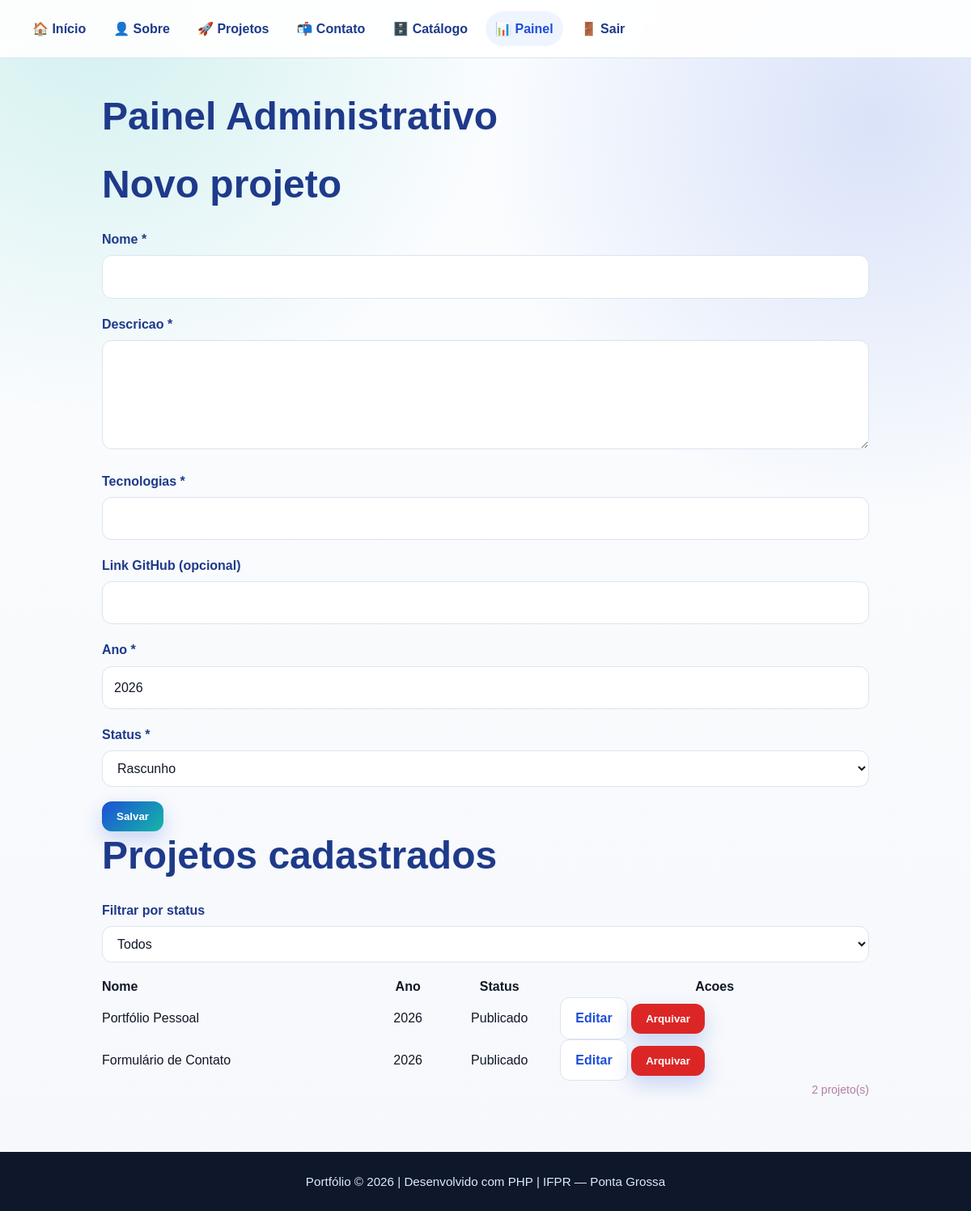
The page /admin.php (signed in) on the database its author committed.
### tables this page shows
CREATE TABLE projetos (
    id            INT UNSIGNED  NOT NULL AUTO_INCREMENT,
    nome          VARCHAR(120)  NOT NULL,
    descricao     TEXT          NOT NULL,
    tecnologias   VARCHAR(200)  NOT NULL,
    link_github   VARCHAR(300)      NULL DEFAULT NULL,
    ano           YEAR          NOT NULL,
    status        ENUM('rascunho','publicado','arquivado')
                                NOT NULL DEFAULT 'rascunho',
    criado_em     DATETIME      NOT NULL DEFAULT CURRENT_TIMESTAMP,
    atualizado_em DATETIME          NULL DEFAULT NULL
                                ON UPDATE CURRENT_TIMESTAMP,
    PRIMARY KEY (id)
);

### admin.php (the view, shortened to what this page needs)
<?php
$pdo = conectar();
$em_edicao = null;
$filtros_validos = ['todos', 'rascunho', 'publicado', 'arquivado'];
$filtro = $_GET['filtro'] ?? 'todos';
if ($filtro === 'todos') {
    $projetos = $pdo->query(
        "SELECT * FROM projetos ORDER BY criado_em DESC"
    )->fetchAll();
} else {
    $stmt = $pdo->prepare(
        "SELECT * FROM projetos WHERE status = :s ORDER BY criado_em DESC"
    );
    $stmt->execute([':s' => $filtro]);
    $projetos = $stmt->fetchAll();
}
?>
<!DOCTYPE html>
<html lang="pt-BR">
<head>
    <?php require_once __DIR__ . '/includes/cabecalho.php'; ?>
</head>
<body>
<main>
    <div class="container">
        <h1 class="titulo-secao">Painel Administrativo</h1>
<h2 class="titulo-secao"><?php echo $em_edicao ? 'Editar projeto' : 'Novo projeto'; ?></h2>
<form action="admin.php" method="post" class="formulario">
    <div class="campo">
        <label class="label-campo">Nome *</label>
        <input type="text" name="nome" class="input-texto"
            value="<?php echo htmlspecialchars($em_edicao['nome'] ?? ''); ?>">
    </div>
    <div class="campo">
        <label class="label-campo">Descricao *</label>
        <textarea name="descricao" class="input-texto" rows="4"><?php echo htmlspecialchars($em_edicao['descricao'] ?? ''); ?></textarea>
    </div>
    <div class="campo">
        <label class="label-campo">Tecnologias *</label>
        <input type="text" name="tecnologias" class="input-texto"
            value="<?php echo htmlspecialchars($em_edicao['tecnologias'] ?? ''); ?>">
    </div>
    <div class="campo">
        <label class="label-campo">Link GitHub (opcional)</label>
        <input type="url" name="link_github" class="input-texto"
            value="<?php echo htmlspecialchars($em_edicao['link_github'] ?? ''); ?>">
    </div>
    <div class="campo">
        <label class="label-campo">Ano *</label>
        <input type="number" name="ano" class="input-texto" min="2000" max="2099"
    value="<?php echo (int) ($em_edicao['ano'] ?? date('Y')); ?>">
</div>
<div class="campo">
    <label class="label-campo">Status *</label>
    <select name="status" class="input-texto">
        <?php $st = $em_edicao['status'] ?? 'rascunho'; ?>
        <?php foreach (['rascunho', 'publicado', 'arquivado'] as $op): ?>
            <option value="<?php echo $op; ?>" <?php echo $op === $st ? 'selected' : ''; ?>>
                <?php echo ucfirst($op); ?>
            </option>
        <?php endforeach; ?>
    </select>
</div>
<div style="display: flex; gap: 12px; margin-top: 8px;">
    <button type="submit" class="btn-primario">Salvar</button>
</div>
</form>
<h2 class="titulo-secao">Projetos cadastrados</h2>
<form action="admin.php" method="get" style="margin-bottom: 16px;">
    <label class="label-campo">Filtrar por status</label>
    <select name="filtro" class="input-texto" onchange="this.form.submit()">
        <?php foreach ($filtros_validos as $op): ?>
            <option value="<?php echo $op; ?>" <?php echo $op === $filtro ? 'selected' : ''; ?>>
                <?php echo ucfirst($op); ?>
            </option>
        <?php endforeach; ?>
    </select>
</form>
<?php if (empty($projetos)): ?>
    <p style="color: #6f80a1;">Nenhum projeto neste filtro.</p>
<?php else: ?>
    <table class="tabela" style="width: 100%; border-collapse: collapse;">
        <thead>
            <tr>
                <th style="text-align: left;">Nome</th>
                <th>Ano</th>
                <th>Status</th>
                <th>Acoes</th>
            </tr>
        </thead>
        <tbody>
            <?php foreach ($projetos as $p): ?>
                <tr>
                    <td><?php echo htmlspecialchars($p['nome']); ?></td>
                    <td style="text-align: center;"><?php echo (int) $p['ano']; ?></td>
                    <td style="text-align: center;"><?php echo ucfirst($p['status']); ?></td>
                    <td>
                        <a href="admin.php?editar=<?php echo (int) $p['id']; ?>"
                            class="btn-secundario">Editar</a>
                        <?php if ($p['status'] !== 'arquivado'): ?>
                            <form action="admin.php" method="post" style="display: inline;"
                                onsubmit="return confirm('Arquivar este projeto?');">
                                <button type="submit" class="btn-perigo">Arquivar</button>
                            </form>
                        <?php endif; ?>
                    </td>
                </tr>
            <?php endforeach; ?>
        </tbody>
    </table>
    <p style="text-align: right; color: #b47ea5; font-size: 14px;">
        <?php echo count($projetos); ?> projeto(s)
    </p>
<?php endif; ?>
</div>
</main>
<?php require_once __DIR__ . '/includes/rodape.php'; ?>
</body>
</html>

### includes/style.css (style rules this page uses)
* { box-sizing: border-box; margin: 0; padding: 0; }
:root { --bg: #f6f8fb; --surface: #ffffff; --surface-soft: #eef5ff; --text: #111827; --muted: #64748b; --primary: #1d4ed8; --primary-dark: #1e3a8a; --accent: #14b8a6; --gold: #f59e0b; --danger: #dc2626; --success: #16a34a; --border: #dbe4f0; --shadow: 0 18px 50px rgba(15, 23, 42, 0.12); }
body { min-height: 100vh; font-family: Arial, Helvetica, sans-serif; background: radial-gradient(circle at 10% 0%, rgba(20, 184, 166, 0.18), transparent 32rem), radial-gradient(circle at 90% 10%, rgba(29, 78, 216, 0.15), transparent 30rem), linear-gradient(180deg, #fbfdff 0%, var(--bg) 100%); color: var(--text); line-height: 1.7; }
.container, main { width: min(980px, calc(100% - 32px)); margin: 42px auto; }
h1, h2, h3, .titulo-secao { color: var(--primary-dark); line-height: 1.25; }
.titulo-secao { margin-bottom: 24px; font-size: clamp(2rem, 5vw, 3rem); }
.formulario { display: block; }
.campo { margin-bottom: 18px; }
.label-campo { display: block; margin-bottom: 6px; color: var(--primary-dark); font-weight: 700; }
.input-texto, input, textarea, select { width: 100%; padding: 12px 14px; border: 1px solid var(--border); border-radius: 12px; background: #ffffff; color: var(--text); font: inherit; outline: none; }
textarea.input-texto { resize: vertical; }
.btn-primario, .btn-secundario, .btn-perigo, button { display: inline-block; border-radius: 12px; padding: 11px 18px; font-weight: 700; text-decoration: none; cursor: pointer; transition: transform 0.2s ease, box-shadow 0.2s ease, background 0.2s ease; }
.btn-primario, button { border: 0; background: linear-gradient(135deg, var(--primary), var(--accent)); color: #ffffff; box-shadow: 0 10px 24px rgba(29, 78, 216, 0.22); }
.btn-secundario { background: #ffffff; color: var(--primary); border: 1px solid var(--border); }
.btn-perigo { background: var(--danger); color: #ffffff; border: 0; }

### rows shown on the page
projetos: nome "Portfólio Pessoal", ano "2026", status "Publicado"
projetos: nome "Formulário de Contato", ano "2026", status "Publicado"

### other values the page prints
count($projetos) "2"
$autor "Portfólio"
form field status "Rascunho"
form field filtro "Todos"
